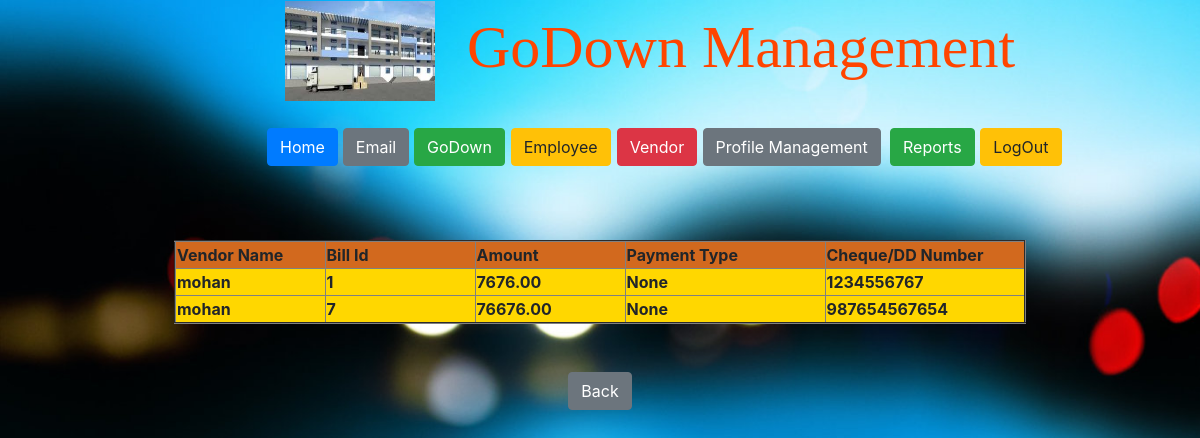
Page /gd_admin/admin_payments_reports/ on the committed database.
### gd_vendor/models.py (models this page shows)
class Payments(models.Model):
    payment_id = models.AutoField(primary_key=True)
    vendor_name = models.CharField(max_length=50)
    bill_id = models.IntegerField()
    amount = models.DecimalField(max_digits=10, decimal_places=2)
    payment_type = models.CharField(max_length=50,null=True)
    number = models.IntegerField()

### templates/gd_admin/admin_payments_reports.html (shortened to what this page needs)
<!DOCTYPE html>
<html lang="en">
<head>
</head>
<body>
</body><!DOCTYPE html>
<html lang="en">
<head>
{% load staticfiles %}
</head>
<body  background="{% static 'images/gd1.jpg' %}">
{% include 'gd_home/title.html' %}
{% include 'gd_admin/admin_menu.html' %}
<br><br><br>
{% if object_list %}
<table align="center" border="2">
    <tr bgcolor="#d2691e">
        <th width="150">Vendor Name</th>
        <th width="150">Bill Id</th>
        <th width="150">Amount</th>
        <th width="200">Payment Type</th>
        <th width="200">Cheque/DD Number</th>
    </tr>
{% for x in object_list %}
    <tr bgcolor="#ffd700">
        <th width="100">{{ x.vendor_name }}</th>
        <th width="100">{{ x.bill_id }}</th>
        <th width="100">{{ x.amount }}</th>
        <th width="100">{{ x.payment_type }}</th>
        <th width="100">{{ x.number }}</th>
    </tr>
{% endfor %}
</table>
{% else %}
    <center><font size="5" face="Arial Black" color="red">Sorry.. No Products are Available</font></center>
{% endif %}
<br><br>
 <form action="{% url 'admin_reports_menu' %}">
     <center><button type="submit" class="btn btn-secondary">Back</button></center>
          </form>
</body>
</html>
</html>

### templates/gd_admin/admin_payments_reports.html (style rules this page uses)
body { text-align: center; background-size: cover; background-repeat:no-repeat; }

### rows in the picture
Payments: vendor_name "mohan", bill_id "1", amount "7676.00", payment_type "None", number "1234556767"
Payments: vendor_name "mohan", bill_id "7", amount "76676.00", payment_type "None", number "987654567654"
